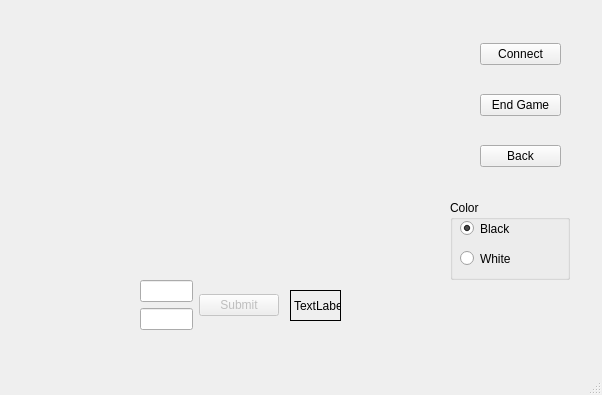
<?xml version="1.0" encoding="UTF-8"?>
<ui version="4.0">
 <class>Network</class>
 <widget class="QMainWindow" name="Network">
  <property name="geometry">
   <rect>
    <x>0</x>
    <y>0</y>
    <width>602</width>
    <height>395</height>
   </rect>
  </property>
  <property name="windowTitle">
   <string>MainWindow</string>
  </property>
  <widget class="QWidget" name="centralwidget">
   <widget class="QLabel" name="black_number">
    <property name="geometry">
     <rect>
      <x>380</x>
      <y>350</y>
      <width>46</width>
      <height>13</height>
     </rect>
    </property>
    <property name="text">
     <string/>
    </property>
   </widget>
   <widget class="QLabel" name="white_number">
    <property name="geometry">
     <rect>
      <x>440</x>
      <y>350</y>
      <width>46</width>
      <height>13</height>
     </rect>
    </property>
    <property name="text">
     <string/>
    </property>
   </widget>
   <widget class="QLabel" name="black_label">
    <property name="geometry">
     <rect>
      <x>370</x>
      <y>290</y>
      <width>41</width>
      <height>41</height>
     </rect>
    </property>
    <property name="text">
     <string/>
    </property>
    <property name="pixmap">
     <pixmap>../build-Login-Desktop_Qt_5_1_0_MinGW_32bit-Debug/Black_Circle.png</pixmap>
    </property>
    <property name="scaledContents">
     <bool>true</bool>
    </property>
   </widget>
   <widget class="QLabel" name="label">
    <property name="geometry">
     <rect>
      <x>290</x>
      <y>290</y>
      <width>51</width>
      <height>31</height>
     </rect>
    </property>
    <property name="frameShape">
     <enum>QFrame::Panel</enum>
    </property>
    <property name="text">
     <string>TextLabel</string>
    </property>
   </widget>
   <widget class="QWidget" name="layoutWidget">
    <property name="geometry">
     <rect>
      <x>480</x>
      <y>20</y>
      <width>81</width>
      <height>171</height>
     </rect>
    </property>
    <layout class="QVBoxLayout" name="verticalLayout_5">
     <item>
      <widget class="QPushButton" name="Connection">
       <property name="text">
        <string>Connect</string>
       </property>
      </widget>
     </item>
     <item>
      <widget class="QPushButton" name="End_3">
       <property name="text">
        <string>End Game</string>
       </property>
      </widget>
     </item>
     <item>
      <widget class="QPushButton" name="Back_3">
       <property name="text">
        <string>Back</string>
       </property>
      </widget>
     </item>
    </layout>
   </widget>
   <widget class="QWidget" name="layoutWidget_2">
    <property name="geometry">
     <rect>
      <x>140</x>
      <y>280</y>
      <width>139</width>
      <height>51</height>
     </rect>
    </property>
    <layout class="QGridLayout" name="gridLayout_3">
     <item row="0" column="0">
      <layout class="QVBoxLayout" name="verticalLayout_6">
       <item>
        <widget class="QLineEdit" name="x_3"/>
       </item>
       <item>
        <widget class="QLineEdit" name="y_3"/>
       </item>
      </layout>
     </item>
     <item row="0" column="1">
      <widget class="QPushButton" name="pushButton_3">
       <property name="enabled">
        <bool>false</bool>
       </property>
       <property name="text">
        <string>Submit</string>
       </property>
      </widget>
     </item>
    </layout>
   </widget>
   <widget class="QLabel" name="white_label">
    <property name="geometry">
     <rect>
      <x>430</x>
      <y>290</y>
      <width>41</width>
      <height>41</height>
     </rect>
    </property>
    <property name="text">
     <string/>
    </property>
    <property name="pixmap">
     <pixmap>../build-Login-Desktop_Qt_5_1_0_MinGW_32bit-Debug/download.png</pixmap>
    </property>
    <property name="scaledContents">
     <bool>true</bool>
    </property>
   </widget>
   <widget class="QGroupBox" name="groupBox">
    <property name="geometry">
     <rect>
      <x>450</x>
      <y>200</y>
      <width>120</width>
      <height>80</height>
     </rect>
    </property>
    <property name="title">
     <string>Color</string>
    </property>
    <widget class="QRadioButton" name="radioButton_5">
     <property name="geometry">
      <rect>
       <x>10</x>
       <y>20</y>
       <width>82</width>
       <height>17</height>
      </rect>
     </property>
     <property name="text">
      <string>Black</string>
     </property>
     <property name="icon">
      <iconset>
       <normaloff>../build-Login-Desktop_Qt_5_1_0_MinGW_32bit-Debug/Black_Circle.png</normaloff>../build-Login-Desktop_Qt_5_1_0_MinGW_32bit-Debug/Black_Circle.png</iconset>
     </property>
     <property name="checked">
      <bool>true</bool>
     </property>
    </widget>
    <widget class="QRadioButton" name="radioButton_6">
     <property name="geometry">
      <rect>
       <x>10</x>
       <y>50</y>
       <width>82</width>
       <height>17</height>
      </rect>
     </property>
     <property name="text">
      <string>White</string>
     </property>
     <property name="icon">
      <iconset>
       <normaloff>../build-Login-Desktop_Qt_5_1_0_MinGW_32bit-Debug/white-circle.png</normaloff>../build-Login-Desktop_Qt_5_1_0_MinGW_32bit-Debug/white-circle.png</iconset>
     </property>
    </widget>
   </widget>
  </widget>
  <widget class="QMenuBar" name="menubar">
   <property name="geometry">
    <rect>
     <x>0</x>
     <y>0</y>
     <width>602</width>
     <height>21</height>
    </rect>
   </property>
  </widget>
  <widget class="QStatusBar" name="statusbar"/>
 </widget>
 <resources/>
 <connections/>
</ui>
